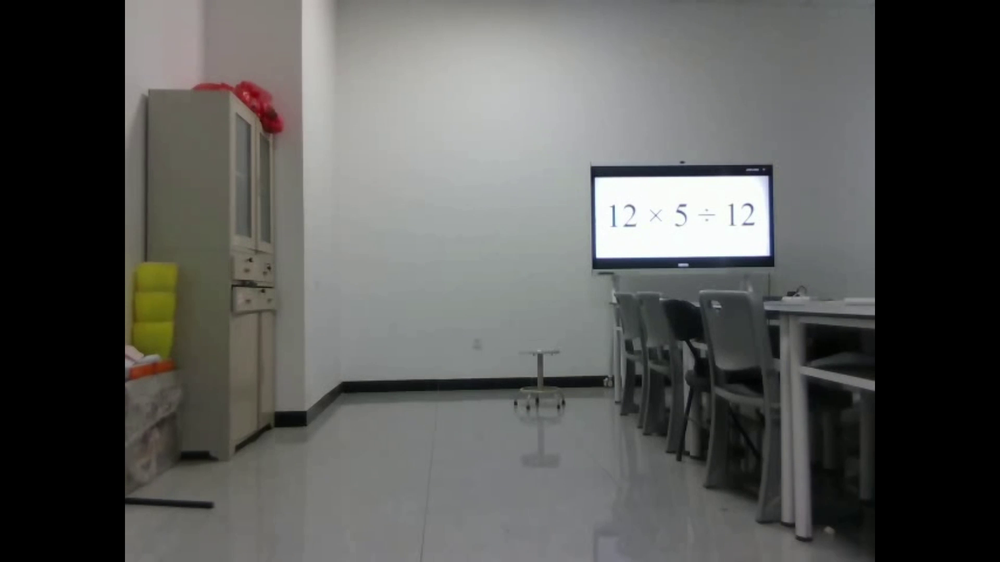
#> input picture pic/t4.png, 1000 x 562 px, shrunk from 1920 x 1080 before the run, found by its file name
$ python FindROI2.py
#> lines starting #> are read from the running program, lines starting #| are printed output that depends on the picture; after the words box and inside, x2 and y2 are one past the last pixel; in counts of white or black regions, pixels touching at a corner belong together
import cv2
import numpy as np


def order_points(pts):
    """将4个顶点按 左上、右上、右下、左下 排序"""
    rect = np.zeros((4, 2), dtype="float32")
    s = pts.sum(axis=1)
    rect[0] = pts[np.argmin(s)]     # 左上：x+y 最小
    rect[2] = pts[np.argmax(s)]     # 右下：x+y 最大
    diff = np.diff(pts, axis=1)
    rect[1] = pts[np.argmin(diff)]  # 右上：y-x 最小
    rect[3] = pts[np.argmax(diff)]  # 左下：y-x 最大
    return rect


def four_point_transform(image, pts):
    """透视变换，将检测到的四边形区域摆正"""
    rect = order_points(pts)
    tl, tr, br, bl = rect

    # 计算目标宽高
    dst_w = int(max(np.linalg.norm(tr - tl), np.linalg.norm(br - bl)))
    dst_h = int(max(np.linalg.norm(bl - tl), np.linalg.norm(br - tr)))

    dst = np.array([
        [0,         0        ],
        [dst_w - 1, 0        ],
        [dst_w - 1, dst_h - 1],
        [0,         dst_h - 1]
    ], dtype="float32")

    M = cv2.getPerspectiveTransform(rect, dst)
    warped = cv2.warpPerspective(image, M, (dst_w, dst_h))
    return warped


# 读取图片
img = cv2.imread(r"C:\Users\admin\Documents\GitHub\calculate_task1\src\t4.png")
#> img is the input picture: shape (562, 1000, 3); mean B, G, R 87, 89.2, 88.7
if img is None:
    raise FileNotFoundError("无法读取图片，请检查路径")

# ---------- 1. 提取白色区域 ----------
hsv = cv2.cvtColor(img, cv2.COLOR_BGR2HSV)
#> hsv: shape (562, 1000, 3); mean H, S, V 47.2, 13.9, 90.6
lower_white = np.array([0,   0,   200])
upper_white = np.array([180, 30,  255])
mask = cv2.inRange(hsv, lower_white, upper_white)
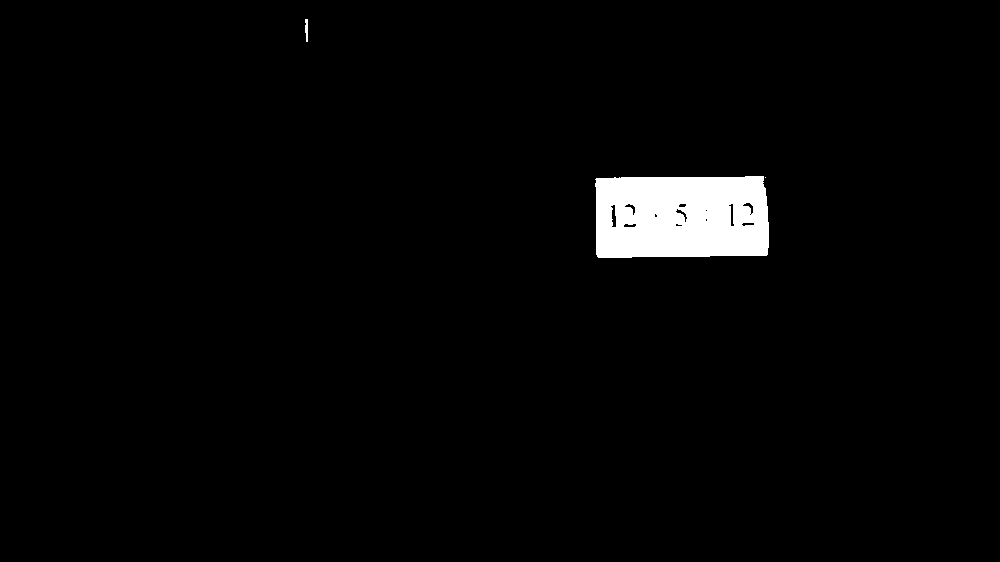
#> mask: shape (562, 1000); 2.4% white; 3 white regions (1 under 20 px), largest, box (x1, y1, x2, y2) and area: (595, 176, 769, 258) 13373, (305, 19, 308, 42) 58

# ---------- 2. 形态学去噪 ----------
kernel = np.ones((5, 5), np.uint8)
mask = cv2.morphologyEx(mask, cv2.MORPH_CLOSE, kernel)
#> mask: shape (562, 1000); 2.4% white; 2 white regions, box (x1, y1, x2, y2) and area: (595, 176, 769, 258) 13701, (305, 19, 308, 42) 60
mask = cv2.morphologyEx(mask, cv2.MORPH_OPEN,  kernel)
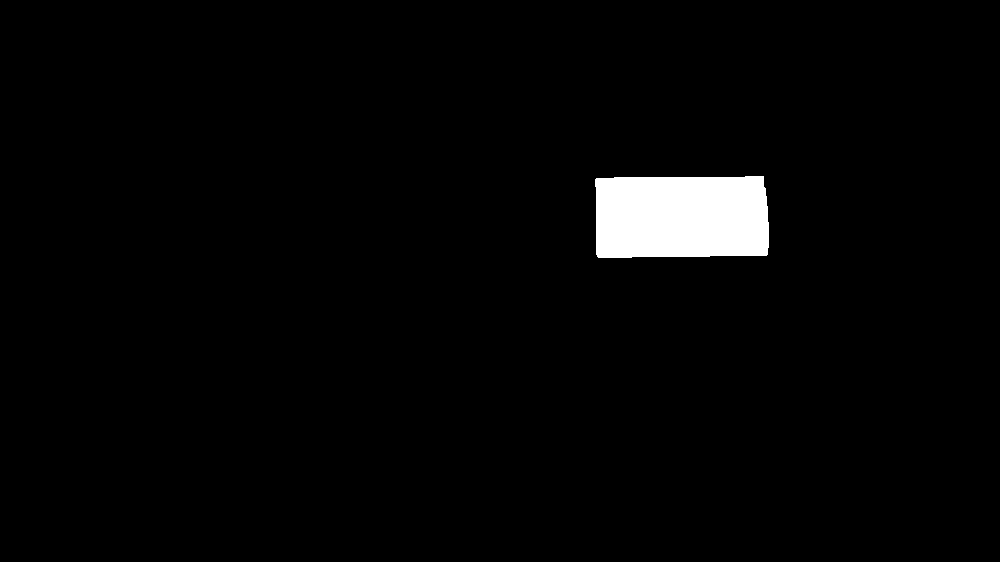
#> mask: shape (562, 1000); 2.4% white; 1 white region

# ---------- 3. 找轮廓，取最大面积 ----------
contours, _ = cv2.findContours(mask, cv2.RETR_EXTERNAL, cv2.CHAIN_APPROX_SIMPLE)
#> contours = 1 contour; box (x1, y1, x2, y2) and area: (595, 176, 769, 258) 13452

if contours:
    largest = max(contours, key=cv2.contourArea)
#> largest = contour of 29 points, box (x1, y1, x2, y2) (595, 176, 769, 258), area 13452

    # ---------- 4. 多边形拟合逼近四边形 ----------
    peri   = cv2.arcLength(largest, True)
#> peri = 499.2
    approx = cv2.approxPolyDP(largest, 0.04 * peri, True)
#> approx = [[763, 176], [596, 178], [596, 254], [766, 255]]

    result_img = img.copy()

    if len(approx) == 4:
        pts = approx.reshape(4, 2).astype("float32")
#> pts = [[763, 176], [596, 178], [596, 254], [766, 255]]
        print("检测到四边形，执行透视变换")
    else:
        # 拟合顶点不是4个，退回 minAreaRect
        print(f"拟合顶点数={len(approx)}，退回使用 minAreaRect")
        rect = cv2.minAreaRect(largest)
        box  = cv2.boxPoints(rect)
        pts  = box.astype("float32")

    # ---------- 5. 原图绘制绿色框 ----------
    ordered  = order_points(pts)
#> in order_points, `s = pts.sum(axis=1)`: s = [939, 774, 850, 1021]
#> in order_points, `diff = np.diff(pts, axis=1)`: diff = [-587, -418, -342, -511]
#> ordered = [[596, 178], [763, 176], [766, 255], [596, 254]]
    box_draw = np.intp(ordered)
#> box_draw = [[596, 178], [763, 176], [766, 255], [596, 254]]
    cv2.drawContours(result_img, [box_draw], 0, (0, 255, 0), 3)
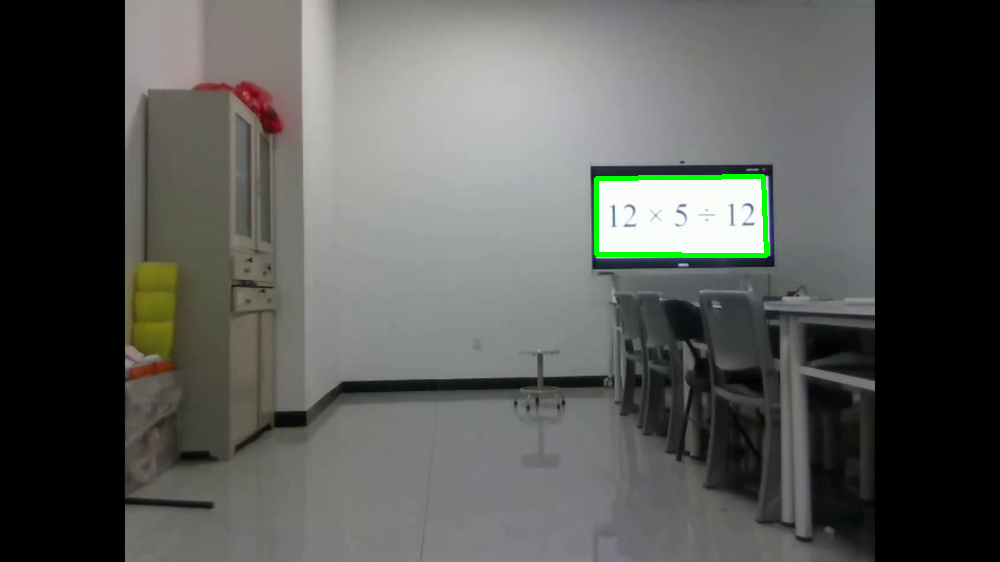
#> result_img: shape (562, 1000, 3); 0.44% of pixels changed, all inside (x1, y1, x2, y2) = (594, 174, 769, 258)

    # ---------- 6. 透视变换摆正屏幕 ----------
    warped = four_point_transform(img, pts)
#> in four_point_transform, `tl, tr, br, bl = rect`: tl = [596, 178]; tr = [763, 176]; br = [766, 255]; bl = [596, 254]
#> in four_point_transform, `dst_w = int(max(np.linalg.norm(tr - tl), np.linalg.norm(br - bl)))`: dst_w = 170
#> in four_point_transform, `dst_h = int(max(np.linalg.norm(bl - tl), np.linalg.norm(br - tr)))`: dst_h = 79
#> in four_point_transform, `dst = np.array([ [0,         0        ], [dst_w - 1, 0        ], [dst_..`: dst = [[0, 0], [169, 0], [169, 78], [0, 78]]
#> in four_point_transform, `M = cv2.getPerspectiveTransform(rect, dst)`: M = [[1.29, 1.42e-16, -766.4], [0.0153, 1.28, -236.3], [0.000291, 0.000278, 1]]
#> in four_point_transform, `warped = cv2.warpPerspective(image, M, (dst_w, dst_h))`:
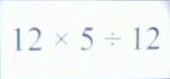
#> warped: shape (79, 170, 3); mean B, G, R 247.9, 248.3, 244.5

    # ---------- 7. 保存与显示 ----------
    cv2.imwrite("result_boxed.png",  result_img)
    cv2.imwrite("result_warped.png", warped)
    print("已保存: result_boxed.png  /  result_warped.png")

    cv2.imshow("Original with Box", result_img)
    cv2.imshow("Warped Screen",     warped)
else:
    print("未检测到白色屏幕区域")
    cv2.imshow("Result", img)

cv2.waitKey(0)
cv2.destroyAllWindows()
